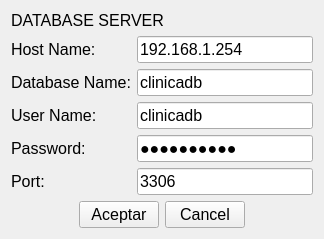
<?xml version="1.0" encoding="UTF-8"?>
<ui version="4.0">
 <class>ConfigProgram</class>
 <widget class="QWidget" name="ConfigProgram">
  <property name="geometry">
   <rect>
    <x>0</x>
    <y>0</y>
    <width>324</width>
    <height>206</height>
   </rect>
  </property>
  <property name="windowTitle">
   <string>Configuración de base de datos</string>
  </property>
  <property name="windowIcon">
   <iconset resource="rc.qrc">
    <normaloff>:/new/1349716435_cog.png</normaloff>:/new/1349716435_cog.png</iconset>
  </property>
  <layout class="QGridLayout" name="gridLayout_2">
   <item row="0" column="0">
    <layout class="QGridLayout" name="gridLayout">
     <item row="1" column="0">
      <spacer name="horizontalSpacer">
       <property name="font">
        <font>
         <pointsize>12</pointsize>
        </font>
       </property>
       <property name="orientation">
        <enum>Qt::Horizontal</enum>
       </property>
       <property name="sizeHint" stdset="0">
        <size>
         <width>38</width>
         <height>20</height>
        </size>
       </property>
      </spacer>
     </item>
     <item row="1" column="1">
      <widget class="QPushButton" name="pushButton">
       <property name="font">
        <font>
         <pointsize>12</pointsize>
        </font>
       </property>
       <property name="text">
        <string>Aceptar</string>
       </property>
      </widget>
     </item>
     <item row="1" column="2">
      <widget class="QPushButton" name="pushButton_2">
       <property name="font">
        <font>
         <pointsize>12</pointsize>
        </font>
       </property>
       <property name="text">
        <string>Cancel</string>
       </property>
      </widget>
     </item>
     <item row="1" column="3">
      <spacer name="horizontalSpacer_2">
       <property name="font">
        <font>
         <pointsize>12</pointsize>
        </font>
       </property>
       <property name="orientation">
        <enum>Qt::Horizontal</enum>
       </property>
       <property name="sizeHint" stdset="0">
        <size>
         <width>58</width>
         <height>20</height>
        </size>
       </property>
      </spacer>
     </item>
     <item row="0" column="0" colspan="4">
      <layout class="QFormLayout" name="formLayout">
       <property name="fieldGrowthPolicy">
        <enum>QFormLayout::AllNonFixedFieldsGrow</enum>
       </property>
       <item row="0" column="0" colspan="2">
        <widget class="QLabel" name="label_6">
         <property name="font">
          <font>
           <pointsize>12</pointsize>
          </font>
         </property>
         <property name="text">
          <string>DATABASE SERVER</string>
         </property>
        </widget>
       </item>
       <item row="1" column="0">
        <widget class="QLabel" name="label">
         <property name="font">
          <font>
           <pointsize>12</pointsize>
          </font>
         </property>
         <property name="text">
          <string>Host Name:</string>
         </property>
        </widget>
       </item>
       <item row="1" column="1">
        <widget class="QLineEdit" name="lineEdit_hostName">
         <property name="font">
          <font>
           <pointsize>12</pointsize>
          </font>
         </property>
         <property name="text">
          <string>192.168.1.254</string>
         </property>
        </widget>
       </item>
       <item row="2" column="0">
        <widget class="QLabel" name="label_2">
         <property name="font">
          <font>
           <pointsize>12</pointsize>
          </font>
         </property>
         <property name="text">
          <string>Database Name:</string>
         </property>
        </widget>
       </item>
       <item row="2" column="1">
        <widget class="QLineEdit" name="lineEdit_databaseName">
         <property name="font">
          <font>
           <pointsize>12</pointsize>
          </font>
         </property>
         <property name="text">
          <string>clinicadb</string>
         </property>
        </widget>
       </item>
       <item row="3" column="0">
        <widget class="QLabel" name="label_3">
         <property name="font">
          <font>
           <pointsize>12</pointsize>
          </font>
         </property>
         <property name="text">
          <string>User Name:</string>
         </property>
        </widget>
       </item>
       <item row="3" column="1">
        <widget class="QLineEdit" name="lineEdit_userName">
         <property name="font">
          <font>
           <pointsize>12</pointsize>
          </font>
         </property>
         <property name="text">
          <string>clinicadb</string>
         </property>
        </widget>
       </item>
       <item row="4" column="0">
        <widget class="QLabel" name="label_4">
         <property name="font">
          <font>
           <pointsize>12</pointsize>
          </font>
         </property>
         <property name="text">
          <string>Password:</string>
         </property>
        </widget>
       </item>
       <item row="4" column="1">
        <widget class="QLineEdit" name="lineEdit_password">
         <property name="font">
          <font>
           <pointsize>12</pointsize>
          </font>
         </property>
         <property name="text">
          <string>clinica123</string>
         </property>
         <property name="echoMode">
          <enum>QLineEdit::Password</enum>
         </property>
        </widget>
       </item>
       <item row="5" column="0">
        <widget class="QLabel" name="label_10">
         <property name="font">
          <font>
           <pointsize>12</pointsize>
          </font>
         </property>
         <property name="text">
          <string>Port:</string>
         </property>
        </widget>
       </item>
       <item row="5" column="1">
        <widget class="QLineEdit" name="lineEdit_port">
         <property name="font">
          <font>
           <pointsize>12</pointsize>
          </font>
         </property>
         <property name="text">
          <string>3306</string>
         </property>
        </widget>
       </item>
      </layout>
     </item>
    </layout>
   </item>
  </layout>
 </widget>
 <resources>
  <include location="rc.qrc"/>
 </resources>
 <connections/>
</ui>
